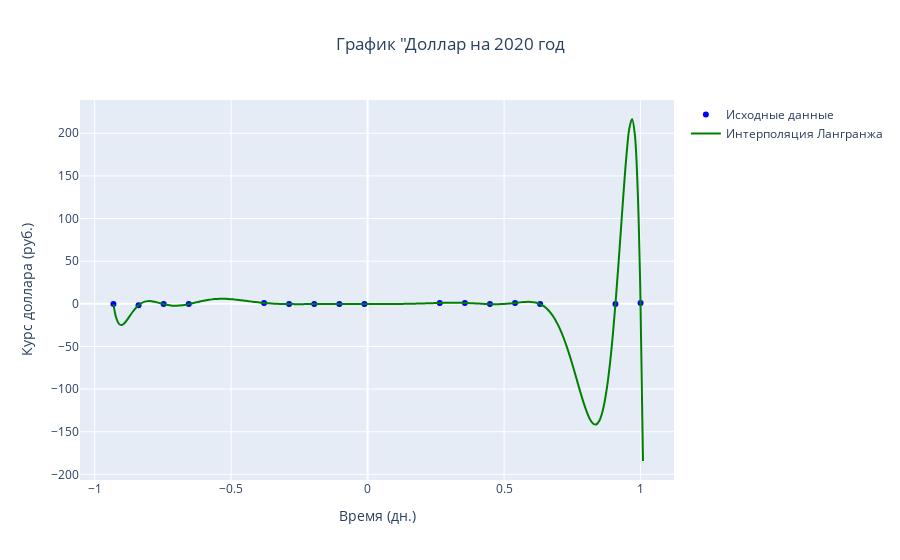

The cell this chart's notebook holds for it:
### Code cell
#df_main = df.groupby('battery_power')['clock_speed'].mean().reset_index()
#выбор данных для интерполяции
#Масштабирование данных 
x = df.Days[15:31].to_numpy()
y = df.Dollar[15:31].to_numpy()

x = x - np.mean(x)
x = x/np.max(x)

y = y - np.mean(y)
y = y/np.max(y)

#Интерполяция Лангранжа
x_lang = np.arange(x[0], x[15]+0.01, 0.01)
int_poly = lagrange(x,y)
y_lang = int_poly(x_lang)

fig = go.Figure()

#точки
fig.add_trace(go.Scatter(
    x = x,
    y = y,
    mode = 'markers',
    name = 'Исходные данные',
    marker=dict(color = 'blue', symbol = 'circle'))
)

# Лангранжа
fig.add_trace(go.Scatter(
    x = x_lang,
    y = y_lang,
    mode = 'lines',
    name = 'Интерполяция Лангранжа (Масштабированная)',
    line = dict(color = 'green', shape = 'spline'))
)

fig.update_xaxes(title_text="Время (дн.)")
fig.update_yaxes(title_text="Курс доллара (руб.)")
fig.update_layout(title_text='График "Доллар на 2020 год"', title_x =0.5)
fig.show()

### Figure 1 — Plotly figure (JSON) as saved in the notebook; plotly's stock layout.template omitted (floating-point values rounded to 4 significant figures; data arrays with more than 128 entries replaced by an {"elided": "..."} marker saying what was removed)
{"data": [{"marker": {"color": "blue", "symbol": "circle"}, "mode": "markers", "name": "Исходные данные", "type": "scatter", "x": [-0.931, -0.8391, -0.7471, -0.6552, -0.3793, -0.2874, -0.1954, -0.1034, -0.01149, 0.2644, 0.3563, 0.4483, 0.5402, 0.6322, 0.908, 1], "y": [-0.3333, -1.667, -0.3333, -0.3333, 1, -0.3333, -0.3333, -0.3333, -0.3333, 1, 1, -0.3333, 1, -0.3333, -0.3333, 1]}, {"line": {"color": "green", "shape": "spline"}, "mode": "lines", "name": "Интерполяция Лангранжа", "type": "scatter", "x": {"elided": "195 float values"}, "y": {"elided": "195 float values"}}], "layout": {"title": {"text": "График \"Доллар на 2020 год", "x": 0.5}, "xaxis": {"title": {"text": "Время (дн.)"}}, "yaxis": {"title": {"text": "Курс доллара (руб.)"}}}}
